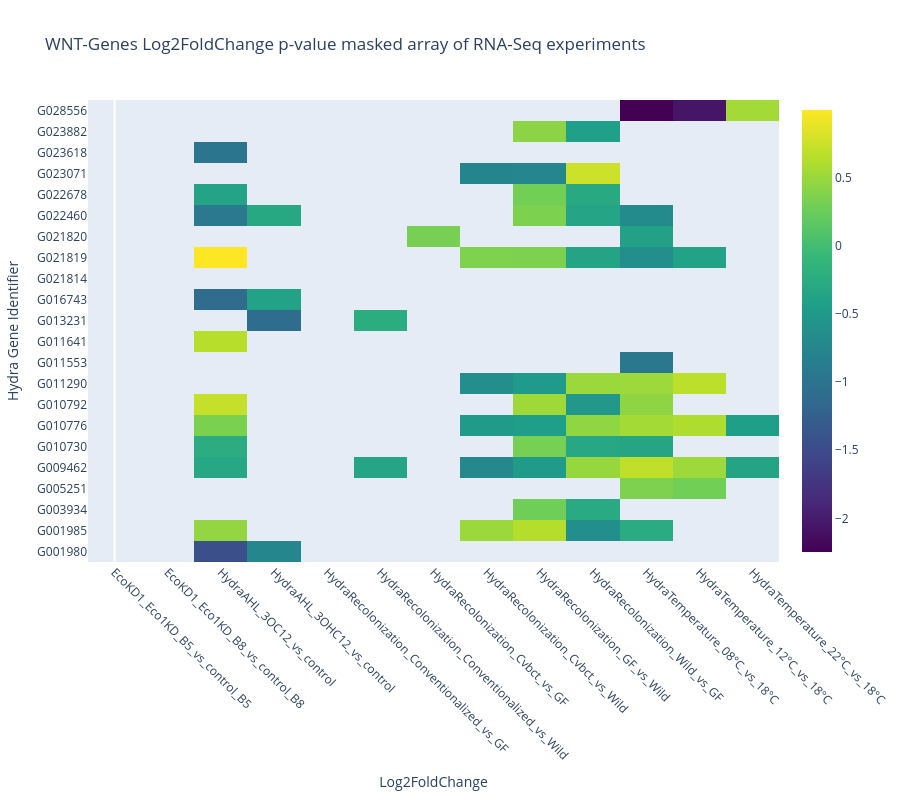

Here is the notebook cell this chart was saved with:
### Code cell
annot_mat = np.repeat(annotation_genes_to_wnt["KO_definition"].to_numpy()[np.newaxis, :], len(list(wnt_genes_to_exp.iloc[:,1:].columns)), axis=0).T
custom_yticklabels = wnt_genes
custom_xticklabels = list(wnt_genes_to_exp.iloc[:,1:].columns)

matrix = wnt_genes_to_exp.iloc[:,1:].to_numpy()
mask_matrix = wnt_genes_to_pval.iloc[:,1:] >= 0.05  # Example mask matrix
mask_matrix = mask_matrix.to_numpy()
masked_matrix = np.where(mask_matrix, np.nan, matrix)

# Create text to display above hovering cells
hover_text = list(annot_mat)#annotation_genes_to_wnt["KO_definition"].to_numpy() * 12#[['Value: {}'.format(value) for value in row] for row in wnt_genes_to_tpm.iloc[:,1:].to_numpy()]

# Create a heatmap trace

heatmap_masked = go.Heatmap(z=masked_matrix, hovertext=hover_text, hoverinfo='text', colorscale='viridis', x=np.arange(len(matrix[0])), y=custom_yticklabels)

# Create a heatmap trace for the original matrix (to show the unmasked areas)
heatmap_original = go.Heatmap(z=matrix, visible='legendonly', colorscale='viridis', x=np.arange(len(matrix[0])), y=custom_yticklabels)

# Create the figure
fig = go.Figure(data=[heatmap_masked, heatmap_original])
# Create the figure

# Update layout to set axis titles and hover mode
fig.update_layout(
    title='WNT-Genes Log2FoldChange p-value masked array of RNA-Seq experiments',
    xaxis=dict(title='Log2FoldChange',  tickmode='array', tickvals=np.arange(len(custom_xticklabels)), ticktext=custom_xticklabels, showgrid=False, tickangle=45),
    yaxis=dict(title='Hydra Gene Identifier', tickmode='array', tickvals=np.arange(len(custom_yticklabels)), ticktext=custom_yticklabels, showgrid=False),
    hovermode='closest',
    height=800,
)

# Show the plot
fig.show()
write_html(fig, '../results/figures/genes_tpm_heatmaps/heatmap_plot_wnt.html')

### Figure 1 — Plotly figure (JSON) as saved in the notebook; plotly's stock layout.template omitted (floating-point values rounded to 4 significant figures; data arrays with more than 128 entries replaced by an {"elided": "..."} marker saying what was removed)
{"data": [{"colorscale": [[0, "#440154"], [0.1111, "#482878"], [0.2222, "#3e4989"], [0.3333, "#31688e"], [0.4444, "#26828e"], [0.5556, "#1f9e89"], [0.6667, "#35b779"], [0.7778, "#6ece58"], [0.8889, "#b5de2b"], [1, "#fde725"]], "hoverinfo": "text", "hovertext": {"elided": "22x13 str values"}, "type": "heatmap", "x": [0, 1, 2, 3, 4, 5, 6, 7, 8, 9, 10, 11, 12], "y": ["G001980", "G001985", "G003934", "G005251", "G009462", "G010730", "G010776", "G010792", "G011290", "G011553", "G011641", "G013231", "G016743", "G021814", "G021819", "G021820", "G022460", "G022678", "G023071", "G023618", "G023882", "G028556"], "z": {"elided": "22x13 float values"}}, {"colorscale": [[0, "#440154"], [0.1111, "#482878"], [0.2222, "#3e4989"], [0.3333, "#31688e"], [0.4444, "#26828e"], [0.5556, "#1f9e89"], [0.6667, "#35b779"], [0.7778, "#6ece58"], [0.8889, "#b5de2b"], [1, "#fde725"]], "type": "heatmap", "visible": "legendonly", "x": [0, 1, 2, 3, 4, 5, 6, 7, 8, 9, 10, 11, 12], "y": ["G001980", "G001985", "G003934", "G005251", "G009462", "G010730", "G010776", "G010792", "G011290", "G011553", "G011641", "G013231", "G016743", "G021814", "G021819", "G021820", "G022460", "G022678", "G023071", "G023618", "G023882", "G028556"], "z": {"elided": "22x13 float values"}}], "layout": {"height": 800, "hovermode": "closest", "title": {"text": "WNT-Genes Log2FoldChange p-value masked array of RNA-Seq experiments"}, "xaxis": {"showgrid": false, "tickangle": 45, "tickmode": "array", "ticktext": ["EcoKD1_Eco1KD_B5_vs_control_B5", "EcoKD1_Eco1KD_B8_vs_control_B8", "HydraAHL_3OC12_vs_control", "HydraAHL_3OHC12_vs_control", "HydraRecolonization_Conventionalized_vs_GF", "HydraRecolonization_Conventionalized_vs_Wild", "HydraRecolonization_Cvbct_vs_GF", "HydraRecolonization_Cvbct_vs_Wild", "HydraRecolonization_GF_vs_Wild", "HydraRecolonization_Wild_vs_GF", "HydraTemperature_08°C_vs_18°C", "HydraTemperature_12°C_vs_18°C", "HydraTemperature_22°C_vs_18°C"], "tickvals": [0, 1, 2, 3, 4, 5, 6, 7, 8, 9, 10, 11, 12], "title": {"text": "Log2FoldChange"}}, "yaxis": {"showgrid": false, "tickmode": "array", "ticktext": ["G001980", "G001985", "G003934", "G005251", "G009462", "G010730", "G010776", "G010792", "G011290", "G011553", "G011641", "G013231", "G016743", "G021814", "G021819", "G021820", "G022460", "G022678", "G023071", "G023618", "G023882", "G028556"], "tickvals": [0, 1, 2, 3, 4, 5, 6, 7, 8, 9, 10, 11, 12, 13, 14, 15, 16, 17, 18, 19, 20, 21], "title": {"text": "Hydra Gene Identifier"}}}}
